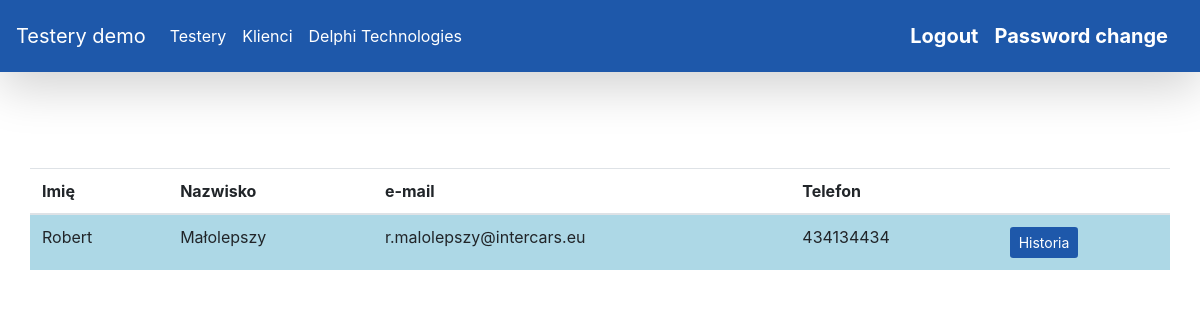
The app's page /SalesPersonDistributor/1 with its own data.
### demoVCImanage/models.py (models this page shows, shortened)
class SalesPersonDistributor(models.Model):
    idSalesPersonDistributor = models.AutoField(primary_key=True)
    name = models.CharField(max_length=200)
    surname = models.CharField(max_length=200)
    email = models.EmailField()
    phone = models.IntegerField()
    subsidiary = models.ForeignKey(Subsidiary, on_delete=models.CASCADE)
    history = HistoricalRecords()

### demoVCImanage/views.py (the view)
# urls.py: path('SalesPersonDistributor/<pk>', SalesPersonDistributorListView.as_view(), name='SalesPersonDistributor'),
class SalesPersonDistributorListView(ListView):
    model = SalesPersonDistributor
    context_object_name = 'salesPersonDistributor'
    template_name = 'salesPersonDistributor_list.html'
    def get_context_data(self, *args, **kwargs):
        context = super(SalesPersonDistributorListView, self).get_context_data(*args, **kwargs)
        salesPersonDistributor = SalesPersonDistributor.objects.filter(subsidiary=self.kwargs['pk'])
        vcilent = list(VCI.objects.all().values_list('salesPersonDistributor', flat=True))
        context.update({
            'salesPersonDistributor': salesPersonDistributor,
            'vcilent': vcilent
        })
        return context

### demoVCImanage/templates/salesPersonDistributor_list.html (shortened to what this page needs)
{% extends 'base.html' %}
{% block content %}
<br>
<div class='container'>
  <div class="row justify-content-md-center py-4">
    <table class="table">
      <thead>
        <tr>
          <th>Imię</th>
          <th>Nazwisko</th>
          <th>e-mail</th>
          <th>Telefon</th>
          <th></th>
        </tr>
      </thead>
      <tbody>
        {% for salesPersonDistributor in salesPersonDistributor %}
            {% if salesPersonDistributor.idSalesPersonDistributor in vcilent %}
              <tr style="background-color: #ADD8E6">
                <td>{{ salesPersonDistributor.name }}</td>
                <td>{{ salesPersonDistributor.surname }}</td>
                <td>{{ salesPersonDistributor.email }}</td>
                <td>{{ salesPersonDistributor.phone }}</td>
                <td><a href="{% url 'SalesPersonDistributorHistory' salesPersonDistributor.idSalesPersonDistributor %}" class="btn btn-sm" style="background-color:	#1e58aa; color:white" role="button">Historia</a></td>
              </tr>
            {% endif %}
        {% endfor %}
      </tbody>
    </table>
  </div>
</div>
{% endblock %}

### records on screen
SalesPersonDistributor: name "Robert", surname "Małolepszy", email "r.malolepszy@intercars.eu", phone "434134434"
